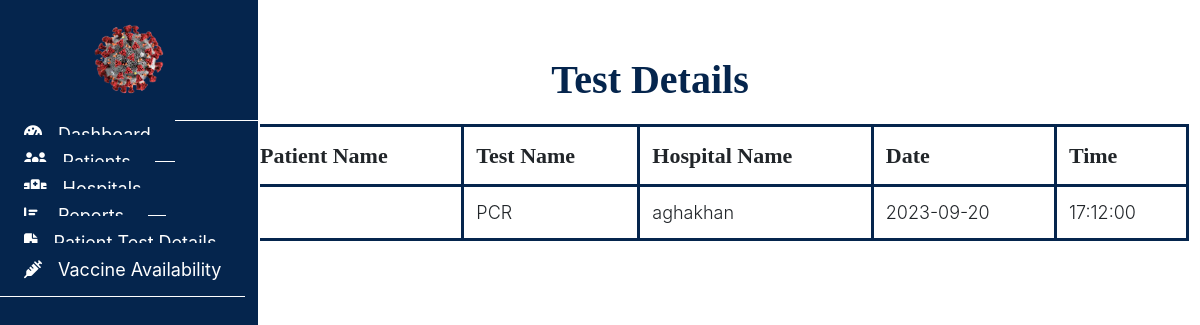
Page /admin/testdetails.php (signed in) on the earlier database version.
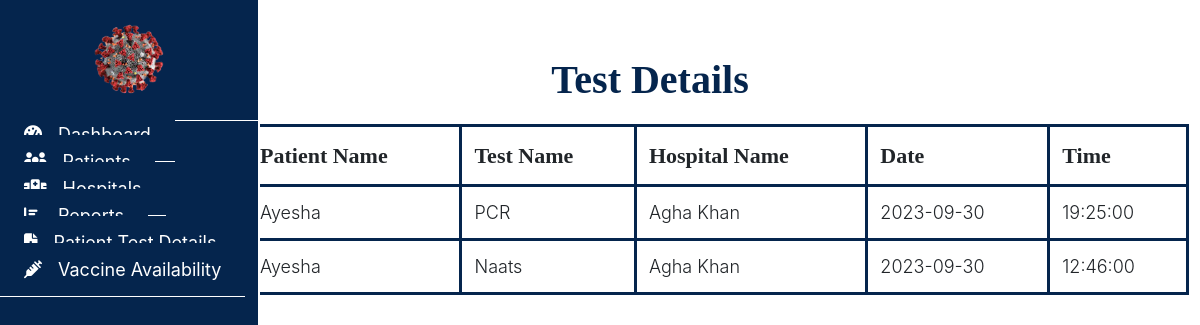
Same page on the later database version.
### tables this page shows
CREATE TABLE `appointment` (
  `app_id` int(11) NOT NULL,
  `patient_id` int(11) DEFAULT NULL,
  `hospital_id` int(11) DEFAULT NULL,
  `app_date` date DEFAULT NULL,
  `status` int(11) DEFAULT NULL,
  `app_time` time DEFAULT NULL,
  `test_name` varchar(255) NOT NULL,
  `approval_status` enum('Pending','Approved','Rejected') DEFAULT 'Pending'
);

CREATE TABLE `hospital` (
  `hospital_id` int(11) NOT NULL,
  `hospital_name` varchar(255) DEFAULT NULL,
  `location` varchar(255) DEFAULT NULL,
  `password` varchar(255) DEFAULT NULL,
  `status` int(11) NOT NULL,
  `approval_status` enum('Pending','Approved','Rejected') DEFAULT 'Pending'
);

CREATE TABLE `patient` (
  `patient_id` int(11) NOT NULL,
  `patient_name` varchar(255) DEFAULT NULL,
  `address` varchar(255) DEFAULT NULL,
  `email` varchar(255) DEFAULT NULL,
  `password` varchar(255) DEFAULT NULL
);

### admin/testdetails.php (the view, shortened to what this page needs)
<?php
include("../connection.php");
?>
<!DOCTYPE html>
<html lang="en">
<head>
  <link rel="stylesheet" href="assets/style.css">
  <link rel="stylesheet" href="https://cdn.usebootstrap.com/bootstrap/3.3.7/css/bootstrap.min.css">
  <link rel="stylesheet"
    href="https://cdnjs.cloudflare.com/ajax/libs/material-design-iconic-font/2.2.0/css/material-design-iconic-font.min.css">
  <link rel="stylesheet" href="https://cdnjs.cloudflare.com/ajax/libs/font-awesome/6.4.0/css/all.min.css">
</head>
<body>
  <div id="sidebar">
    <header>
      <a href="#"><img src="../images/covidlogo.png" alt="" style="width:120px ; height:120px;padding: 20px;"></a>
    </header>
    <ul class="nav">
      <li>
        <a href="admin.php">
          <i class="fas fa-tachometer-alt"></i>Dashboard
        </a>
      </li>
      <li>
        <a href="patientrecord.php">
          <i class="fas fa-users"></i>Patients
        </a>
      </li>
      <li>
        <a href="hospitaldetails.php">
          <i class="fas fa-hospital"></i>Hospitals
        </a>
      </li>
      <li>
        <a href="crdetails.php">
          <i class="fas fa-chart-bar"></i>Reports
        </a>
      </li>
      <li>
        <a href="testdetails.php">
          <i class="fas fa-file-medical"></i>Patient Test Details
        </a>
      </li>
      <li>
        <a href="vaccine.php">
          <i class="fas fa-syringe"></i>Vaccine Availability
        </a>
      </li>
    </ul>
  </div>
  <nav class="navbar">
    <div class="container-fluid">
      <ul class="nav navbar-nav navbar-right">
        <li class="dropdown">
          <a href="#" class="dropdown-toggle" data-toggle="dropdown">
          </a>
        </li>
      </ul>
    </div>
  </nav>
  <div class="container-fluid" id="all-products">
    <h1 class="text-center">Test Details</h1>
    <div class="container">
      <table class="table">
        <thead>
          <tr>
            <th>Patient Name</th>
            <th>Test Name</th>
            <th>Hospital Name</th>
            <th>Date</th>
            <th>Time</th>
          </tr>
        </thead>
        <tbody>
          <?php
          $query = "SELECT a.app_id, p.patient_name, h.hospital_name,test_name, a.app_date, a.app_time
          FROM appointment a
          LEFT JOIN patient p ON a.patient_id = p.patient_id
          LEFT JOIN hospital h ON a.hospital_id = h.hospital_id";
          $result = mysqli_query($con, $query);
          foreach ($result as $row) {
            echo "<tr>";
            echo "<td>{$row['patient_name']}</td>";
            echo "<td>{$row['test_name']}</td>";
            echo "<td>{$row['hospital_name']}</td>";
            echo "<td>{$row['app_date']}</td>";
            echo "<td>{$row['app_time']}</td>";
            echo "</tr>";
          }
          ?>
        </tbody>
      </table>
    </div>
  </div>
</body>
</html>

### admin/assets/style.css (style rules this page uses)
#sidebar .nav>li>a { font-size: 18px; height: 70px; }
#sidebar { z-index: 1000; position: fixed; left: 250px; width: 260px; height: 500%; margin-left: -250px; overflow-y: auto; background: #05254d; -webkit-transition: all 0.5s ease; -moz-transition: all 0.5s ease; -o-transition: all 0.5s ease; border-right: #fff 2px solid; transition: all 0.5s ease; }
#sidebar header { font-size: 20px; line-height: 52px; border-bottom: 1.5px solid white; text-align: center; }
#sidebar header a { color: white; display: block; text-decoration: none; background: #05254d; }
#sidebar header a img { width: 90px; height: 90px; }
#sidebar .nav a { background:#05254d; border-bottom: 1px solid white; color: white; font-size: 14px; padding: 16px 24px; }
#sidebar .nav a i { margin-right: 16px; }
#all-products .table { justify-content: center; align-items: center; margin-left: 200px; width: 85%; margin-top: 20px; border: #05254d 3px solid; border-radius: 20px; height: auto; }
.table th { font-size: 22px; font-family: poppin; }
.table td { font-size: 18px; font-weight: 300; }
#all-products .table td, th { border: #05254d 3px solid; }
#all-products h1 { margin-left: 100px; font-weight: 600; color: #05254d; font-family: poppin; text-align: center; justify-content: center; align-items: center; }

Differences in the rows shown:
removed appointment: test_name "PCR", hospital.hospital_name "aghakhan", app_date "2023-09-20", app_time "17:12:00"
added appointment: patient.patient_name "Ayesha", test_name "PCR", hospital.hospital_name "Agha Khan", app_date "2023-09-30", app_time "19:25:00"
added appointment: patient.patient_name "Ayesha", test_name "Naats", hospital.hospital_name "Agha Khan", app_date "2023-09-30", app_time "12:46:00"
